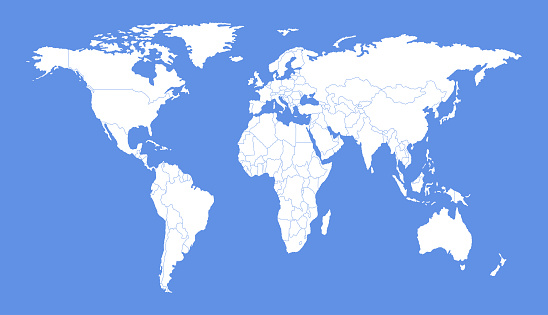
#> input picture src/tests/test comparison/mondo.jpg, 548 x 315 px
$ python -i segmenter.py   (imports and definitions only)
#> lines starting #> are read from the running program, lines starting #| are printed output that depends on the picture; after the words box and inside, x2 and y2 are one past the last pixel; in counts of white or black regions, pixels touching at a corner belong together
#> further down, picture is the input picture: shape (315, 548, 3); mean B, G, R 234.5, 169.5, 132.2
"""
🔍 MapSegmenter Module
Classe principale per la segmentazione delle immagini di mappe

Author: Map to GeoJSON Converter Project
"""

import numpy as np
import cv2
from typing import List, Optional, Tuple
from models import ExtractedRegion


class MapSegmenter:
    """Motore di segmentazione avanzato con edge detection e watershed"""

    def __init__(self, image: np.ndarray):
        self.image = image
        self.height, self.width = image.shape[:2]
#> self.height = 315; self.width = 548
        self.regions: List[ExtractedRegion] = []
        self.edges = None
        self._preprocess()

    def _preprocess(self):
        """Pre-elaborazione dell'immagine per migliorare la segmentazione"""
        # Converti in grayscale
        gray = cv2.cvtColor(self.image, cv2.COLOR_BGR2GRAY)

        # Applica bilateral filter per preservare i bordi riducendo il rumore
        filtered = cv2.bilateralFilter(gray, 9, 75, 75)

        # Edge detection con Canny
        self.edges = cv2.Canny(filtered, 50, 150)
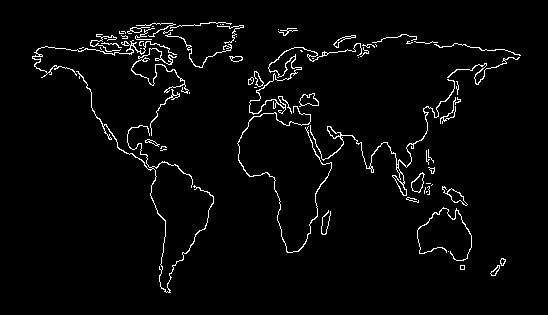
#> self.edges: shape (315, 548); 3% white in thin lines or dots, all inside (x1, y1, x2, y2) = (32, 22, 521, 293)

        # Dilata leggermente i bordi per chiuderli meglio
        kernel = np.ones((2, 2), np.uint8)
        self.edges = cv2.dilate(self.edges, kernel, iterations=1)
#> self.edges: shape (315, 548); 6.4% white in thin lines or dots, all inside (x1, y1, x2, y2) = (32, 22, 522, 294)

    def segment(self, n_colors: int = 40, min_area: int = 500) -> List[ExtractedRegion]:
        """Segmenta usando un approccio ibrido: K-Means + Edge Detection"""
        outline_regions = self._segment_closed_outline_overlays(min_area)
        if outline_regions:
            outline_regions.sort(key=lambda r: r.area, reverse=True)
            self.regions = outline_regions
            return outline_regions

        overlay_regions = self._segment_colored_overlays(min_area)
        if overlay_regions:
            overlay_regions.sort(key=lambda r: r.area, reverse=True)
            self.regions = overlay_regions
            return overlay_regions

        # Converti in LAB per miglior clustering dei colori
        lab = cv2.cvtColor(self.image, cv2.COLOR_BGR2LAB)
        pixels = lab.reshape((-1, 3)).astype(np.float32)

        # K-Means clustering
        criteria = (cv2.TERM_CRITERIA_EPS + cv2.TERM_CRITERIA_MAX_ITER, 100, 0.2)
        _, labels, centers = cv2.kmeans(
            pixels, n_colors, None, criteria, 10, cv2.KMEANS_PP_CENTERS
        )

        # Ricostruisci immagine segmentata
        segmented = centers[labels.flatten()].reshape(self.image.shape).astype(np.uint8)
        segmented = cv2.cvtColor(segmented, cv2.COLOR_LAB2BGR)

        regions = []

        for color_idx in range(n_colors):
            # Maschera per questo colore
            mask = (labels.flatten() == color_idx).reshape((self.height, self.width))
            mask = mask.astype(np.uint8) * 255

            # Applica operazioni morfologiche per pulire la maschera.
            # Non sottraiamo i bordi della mappa: su mappe reali strade,
            # confini e label interni spezzano aree che l'utente considera uniche.
            kernel = cv2.getStructuringElement(cv2.MORPH_ELLIPSE, (5, 5))
            mask = cv2.morphologyEx(mask, cv2.MORPH_CLOSE, kernel)
            mask = cv2.morphologyEx(mask, cv2.MORPH_OPEN, kernel)

            # Trova contorni
            contours, _ = cv2.findContours(mask, cv2.RETR_EXTERNAL, cv2.CHAIN_APPROX_SIMPLE)

            for contour in contours:
                region = self._process_contour(contour, min_area)
                if region:
                    regions.append(region)

        # Rimuovi regioni duplicate o sovrapposte
        regions = self._remove_overlapping(regions)

        # Ordina per area
        regions.sort(key=lambda r: r.area, reverse=True)
        self.regions = regions
        return regions

    def _segment_closed_outline_overlays(self, min_area: int) -> List[ExtractedRegion]:
        """
        Trova forme grandi con contorno scuro chiuso.

        Molte mappe reali hanno overlay semitrasparenti grigi con bordo scuro:
        il riempimento non e' abbastanza saturo per HSV/K-Means, ma il bordo e'
        chiuso e compatto. Al contrario, fiumi, confini OSM e label sono reti
        aperte, sottili o molto frastagliate.
        """
#> called with min_area = 500
        image_area = self.width * self.height
#> image_area = 172620
        min_outline_area = max(float(min_area), image_area * 0.01)
#> min_outline_area = 1726.2

        gray = cv2.cvtColor(self.image, cv2.COLOR_BGR2GRAY)
        edges = cv2.Canny(gray, 40, 110)
#> edges: shape (315, 548); 5.5% white in thin lines or dots, all inside (x1, y1, x2, y2) = (26, 22, 522, 293)

        hsv = cv2.cvtColor(self.image, cv2.COLOR_BGR2HSV)
#> hsv: shape (315, 548, 3); mean H, S, V 97.3, 114.4, 234.8
        _, saturation, value = cv2.split(hsv)
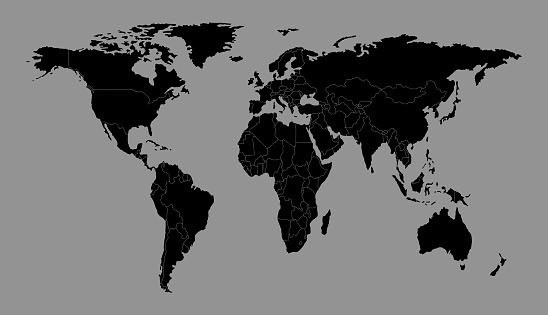
#> saturation: shape (315, 548); min 0, max 197, mean 114.4
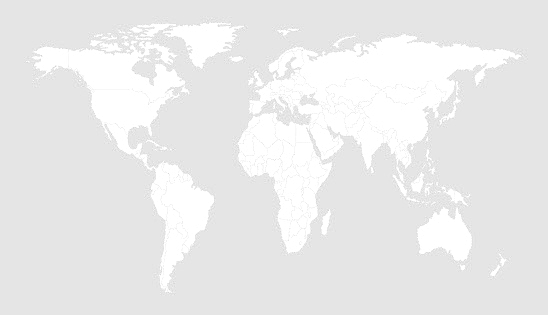
#> value: shape (315, 548); min 206, max 255, mean 234.8

        # Limita i bordi a linee scure/grigiastre: evita che confini rosa,
        # acqua e strade colorate diventino regioni candidate.
        dark_neutral = ((saturation < 95) & (value < 210)).astype(np.uint8) * 255
#> dark_neutral: shape (315, 548); every value is 0
        mask = cv2.bitwise_and(edges, dark_neutral)

        mask = cv2.dilate(
            mask,
            cv2.getStructuringElement(cv2.MORPH_ELLIPSE, (5, 5)),
            iterations=1
        )
        close_size = max(15, int(min(self.width, self.height) * 0.025))
#> close_size = 15
        if close_size % 2 == 0:
            close_size += 1
        close_kernel = cv2.getStructuringElement(cv2.MORPH_ELLIPSE, (close_size, close_size))
        open_kernel = cv2.getStructuringElement(cv2.MORPH_ELLIPSE, (7, 7))
        mask = cv2.morphologyEx(mask, cv2.MORPH_CLOSE, close_kernel, iterations=2)
        mask = self._fill_mask_holes(mask)
#> in _fill_mask_holes, `cv2.floodFill(flood, flood_mask, (0, 0), 255)`: flood: shape (315, 548); every value is 255
        mask = cv2.morphologyEx(mask, cv2.MORPH_OPEN, open_kernel, iterations=1)

        contours, _ = cv2.findContours(mask, cv2.RETR_EXTERNAL, cv2.CHAIN_APPROX_SIMPLE)
#> contours = []
        regions: List[ExtractedRegion] = []
        for contour in contours:
            if not self._is_probable_overlay_shape(contour, min_outline_area, strict=True):
                continue
            region = self._process_contour(contour, int(min_outline_area), allow_low_saturation=True)
            if region:
                regions.append(region)
#> this loop made 0 passes
#> after the loop, regions = []

        return self._remove_overlapping(regions, overlap_threshold=0.35)

    def _segment_colored_overlays(self, min_area: int) -> List[ExtractedRegion]:
        """
        Trova aree colorate sovrapposte a una mappa ignorando i dettagli interni.

        Esempio tipico: rettangoli, cerchi o aree di influenza semitrasparenti
        disegnati sopra una basemap. I pixel interni cambiano per via di strade
        e confini sottostanti, quindi K-Means li spezzerebbe; qui raggruppiamo
        per famiglia di tinta e prendiamo solo i contorni esterni.
        """
#> called with min_area = 500
        hsv = cv2.cvtColor(self.image, cv2.COLOR_BGR2HSV)
        h, s, v = cv2.split(hsv)
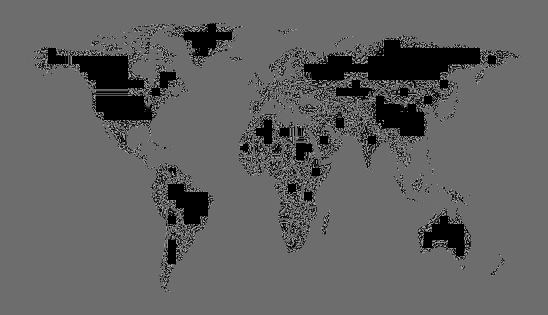
#> h: shape (315, 548); min 0, max 177, mean 97.3
        image_area = self.width * self.height
#> image_area = 172620
        min_overlay_area = max(float(min_area), image_area * 0.002)
#> min_overlay_area = 500

        # Colori abbastanza saturi, ma non pixel quasi bianchi/neri.
        color_mask = ((s > 35) & (v > 45)).astype(np.uint8) * 255
#> color_mask: shape (315, 548); 78.5% white; 88 black regions (65 under 20 px), largest, box (x1, y1, x2, y2) and area: (238, 34, 521, 253) 21632, (32, 41, 214, 292) 10425, (417, 208, 472, 261) 1808

        regions: List[ExtractedRegion] = []
        hue_step = 15
        close_size = max(9, int(min(self.width, self.height) * 0.025))
#> close_size = 9
        if close_size % 2 == 0:
            close_size += 1
        close_kernel = cv2.getStructuringElement(cv2.MORPH_ELLIPSE, (close_size, close_size))
        open_kernel = cv2.getStructuringElement(cv2.MORPH_ELLIPSE, (3, 3))

        for start in range(0, 180, hue_step):
            end = start + hue_step
            hue_mask = (((h >= start) & (h < end)).astype(np.uint8) * 255)
            mask = cv2.bitwise_and(color_mask, hue_mask)
            if cv2.countNonZero(mask) < min_overlay_area:
                continue

            mask = cv2.morphologyEx(mask, cv2.MORPH_CLOSE, close_kernel, iterations=2)
            mask = cv2.morphologyEx(mask, cv2.MORPH_OPEN, open_kernel, iterations=1)
            mask = self._fill_mask_holes(mask)

            contours, _ = cv2.findContours(mask, cv2.RETR_EXTERNAL, cv2.CHAIN_APPROX_SIMPLE)
            for contour in contours:
                area = cv2.contourArea(contour)
                if area < min_overlay_area:
                    continue
                if not self._is_probable_overlay_shape(contour, min_overlay_area, strict=False):
                    continue
                x, y, w, h_box = cv2.boundingRect(contour)
                touches_border = x <= 1 or y <= 1 or x + w >= self.width - 1 or y + h_box >= self.height - 1
                if touches_border and area > image_area * 0.002:
                    continue
                region = self._process_contour(contour, int(min_overlay_area), allow_low_saturation=True)
                if region:
                    regions.append(region)
#> this loop made 12 passes
#> contours on pass 8: [[[0, 0], [0, 314], [547, 314], [547, 0]]]
#> after the loop, regions = []

        return self._remove_overlapping(regions, overlap_threshold=0.45)

    def _is_probable_overlay_shape(self, contour: np.ndarray, min_area: float, strict: bool = False) -> bool:
        """Scarta linee, label e reti cartografiche che non sembrano aree chiuse."""
        area = cv2.contourArea(contour)
        if area < min_area:
            return False

        x, y, w, h = cv2.boundingRect(contour)
        if w <= 0 or h <= 0:
            return False

        aspect_ratio = w / h
        if aspect_ratio > 5.0 or aspect_ratio < 0.2:
            return False

        hull = cv2.convexHull(contour)
        hull_area = cv2.contourArea(hull)
        solidity = area / hull_area if hull_area > 0 else 0
        extent = area / (w * h)

        min_solidity = 0.55 if strict else 0.40
        min_extent = 0.45 if strict else 0.30
        if solidity < min_solidity or extent < min_extent:
            return False

        image_area = self.width * self.height
        touches_border = x <= 1 or y <= 1 or x + w >= self.width - 1 or y + h >= self.height - 1
        if touches_border and area > image_area * 0.002:
            return False

        return True

    def _fill_mask_holes(self, mask: np.ndarray) -> np.ndarray:
        """Riempie buchi interni senza creare contorni dentro alla regione."""
        flood = mask.copy()
        flood_mask = np.zeros((self.height + 2, self.width + 2), np.uint8)
        cv2.floodFill(flood, flood_mask, (0, 0), 255)
        holes = cv2.bitwise_not(flood)
        return cv2.bitwise_or(mask, holes)

    def _process_contour(self, contour: np.ndarray, min_area: int, allow_low_saturation: bool = False) -> Optional[ExtractedRegion]:
        """Processa un singolo contorno e crea una regione"""
        area = cv2.contourArea(contour)
        if area < min_area:
            return None

        x, y, w, h = cv2.boundingRect(contour)
        image_area = self.width * self.height
        touches_border = x <= 1 or y <= 1 or x + w >= self.width - 1 or y + h >= self.height - 1
        if touches_border and area > image_area * 0.65:
            return None

        # Verifica convessità e compattezza
        hull = cv2.convexHull(contour)
        hull_area = cv2.contourArea(hull)
        if hull_area > 0:
            solidity = area / hull_area
            if solidity < 0.3:  # Troppo frammentato
                return None

        # Colore medio dalla regione originale
        mask_single = np.zeros((self.height, self.width), dtype=np.uint8)
        cv2.drawContours(mask_single, [contour], 0, 255, -1)
        mean_color = cv2.mean(self.image, mask=mask_single)[:3]
        b, g, r = mean_color

        # Filtra bianco/nero puro e grigio uniforme
        if min(r, g, b) > 235 or max(r, g, b) < 25:
            return None
        if not allow_low_saturation and abs(r - g) < 10 and abs(g - b) < 10 and abs(r - b) < 10:
            if r > 200 or r < 50:  # Grigio chiaro/scuro
                return None

        # Semplifica contorno preservando la forma
        perimeter = cv2.arcLength(contour, True)
        epsilon = 0.002 * perimeter
        approx = cv2.approxPolyDP(contour, epsilon, True)

        # Assicurati minimo 4 punti
        if len(approx) < 4:
            approx = contour

        # Centroide
        M = cv2.moments(contour)
        if M["m00"] <= 0:
            return None
        cx = M["m10"] / M["m00"]
        cy = M["m01"] / M["m00"]

        return ExtractedRegion(
            contour=approx,
            centroid=(float(cx), float(cy)),
            area=float(area),
            bbox=(x, y, w, h),
            color=(int(b), int(g), int(r))
        )

    def _remove_overlapping(self, regions: List[ExtractedRegion], overlap_threshold: float = 0.7) -> List[ExtractedRegion]:
        """Rimuove regioni che si sovrappongono troppo"""
        if len(regions) <= 1:
            return regions

        # Ordina per area (tieni le più grandi)
        regions = sorted(regions, key=lambda r: r.area, reverse=True)
        keep = []

        for region in regions:
            is_duplicate = False
            for kept in keep:
                # Calcola IoU approssimato usando bounding box
                x1, y1, w1, h1 = region.bbox
                x2, y2, w2, h2 = kept.bbox

                # Intersezione
                xi = max(x1, x2)
                yi = max(y1, y2)
                wi = min(x1 + w1, x2 + w2) - xi
                hi = min(y1 + h1, y2 + h2) - yi

                if wi > 0 and hi > 0:
                    inter_area = wi * hi
                    union_area = w1 * h1 + w2 * h2 - inter_area
                    iou = inter_area / union_area if union_area > 0 else 0

                    if iou > overlap_threshold:
                        is_duplicate = True
                        break

            if not is_duplicate:
                keep.append(region)

        return keep

    # [179 lines left out: functions segment_at_point, _overlay_region_containing_point, _segment_overlay_at_point, visualize, not called in this run]

>>> import cv2
>>> picture = cv2.imread('../../test comparison/mondo.jpg')
>>> result = MapSegmenter(picture).segment()
#> in segment, `lab = cv2.cvtColor(self.image, cv2.COLOR_BGR2LAB)`: lab: shape (315, 548, 3); mean of channels 0, 1, 2 176.5, 134.2, 91.6
#> in segment, `_, labels, centers = cv2.kmeans( pixels, n_colors, None, criteria, 10,..`: centers = 40 rows, first 8: [154, 136, 81], [254.9, 127.9, 128], [208.4, 131.1, 104.9], [246.2, 126.8, 124.8], [177.3, 131.5, 92.64], [138.8, 140.1, 75.04], [222.2, 130.2, 111.4], [147.4, 139.8, 76.29]
#> in segment, `segmented = centers[labels.flatten()].reshape(self.image.shape).astype..`:
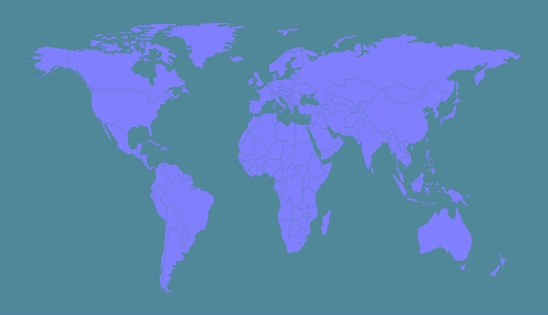
#> segmented: shape (315, 548, 3); mean B, G, R 176.3, 134, 90.8
#> the loop in segment, `for color_idx in range(n_colors):` made 40 passes
#> contours on passes 1, 8, 28, 40: [[[0, 0], [0, 314], [547, 314], [547, 0]]], 1 contour, all with area under 20, 1 contour, all with area under 20, 1 contour, all with area under 20
#> pass 1, in segment, `mask = cv2.morphologyEx(mask, cv2.MORPH_OPEN, kernel)`:
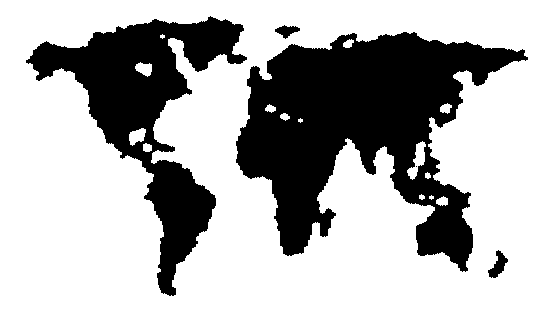
#> mask: shape (315, 548); 69.3% white; 5 black regions (1 under 20 px), largest, box (x1, y1, x2, y2) and area: (236, 32, 528, 272) 33863, (26, 16, 247, 296) 18742, (488, 250, 508, 278) 262, (275, 25, 300, 39) 182
#> after the loop in segment, `for color_idx in range(n_colors):`:
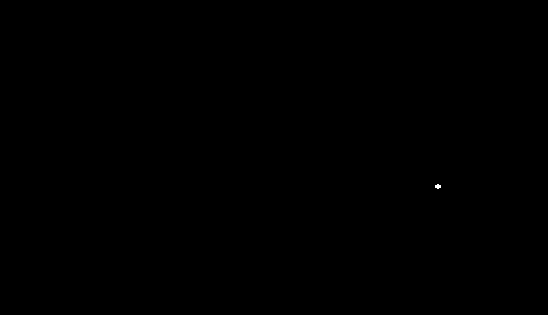
#> mask: shape (315, 548); 0.01% white; 1 white region, box (x1, y1, x2, y2) and area: (435, 184, 441, 189) 22
#> after the loop in segment, `for color_idx in range(n_colors):`: regions = []
#> result = []
